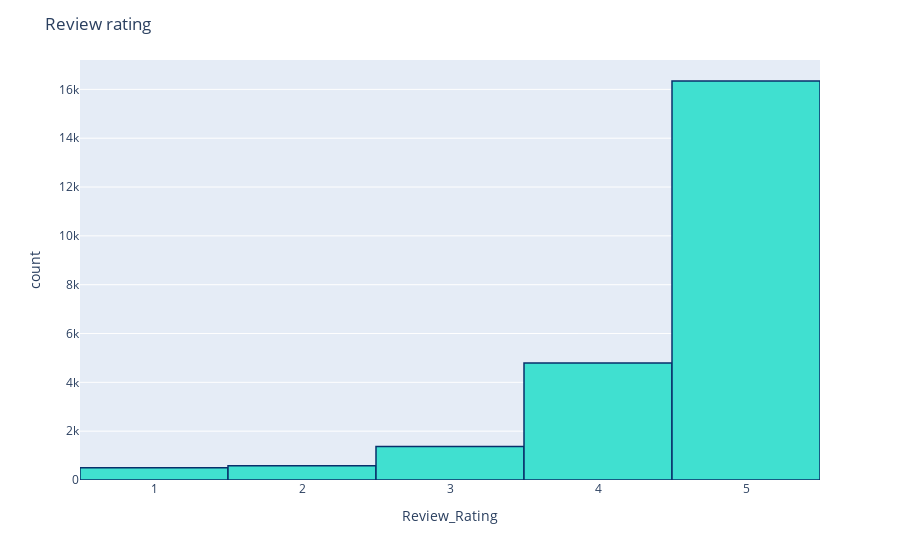

This figure's notebook cell:
### Markdown cell above
<div class="alert alert-vlock alert-info bold"> Checking rating scores </div>

### Code cell
fig = px.histogram(df1, x="Review_Rating", category_orders={"Review_Rating": ["1.0", "2.0", "3.0", "4.0", "5.0"]})
fig.update_traces(marker_color="turquoise",marker_line_color='rgb(8,48,107)',
                  marker_line_width=1.5)
fig.update_layout(title_text='Review rating')
fig.show()

### Figure 1 — Plotly figure (JSON) as saved in the notebook; plotly's stock layout.template omitted (floating-point values rounded to 4 significant figures; data arrays with more than 128 entries replaced by an {"elided": "..."} marker saying what was removed)
{"data": [{"alignmentgroup": "True", "bingroup": "x", "hovertemplate": "Review_Rating=%{x}<br>count=%{y}<extra></extra>", "legendgroup": "", "marker": {"color": "turquoise", "line": {"color": "rgb(8,48,107)", "width": 1.5}, "pattern": {"shape": ""}}, "name": "", "offsetgroup": "", "orientation": "v", "showlegend": false, "type": "histogram", "x": {"elided": "23579 int values"}, "xaxis": "x", "yaxis": "y"}], "layout": {"autosize": true, "barmode": "relative", "legend": {"tracegroupgap": 0}, "margin": {"t": 60}, "title": {"text": "Review rating"}, "xaxis": {"anchor": "y", "autorange": true, "categoryarray": ["1.0", "2.0", "3.0", "4.0", "5.0"], "categoryorder": "array", "domain": [0, 1], "range": [0.5, 5.5], "title": {"text": "Review_Rating"}, "type": "linear"}, "yaxis": {"anchor": "x", "autorange": true, "domain": [0, 1], "range": [0, 17200.0], "title": {"text": "count"}}}}
